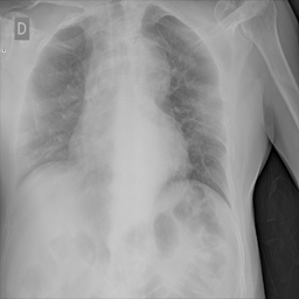
#> input picture Test/Normal_Data/COVID-2244.png, 299 x 299 px
$ python clahe.py
#> lines starting #> are read from the running program, lines starting #| are printed output that depends on the picture
import cv2
import numpy as np
import os

filename=input("enter the filename:")
#> the answer given: ../Test/Normal_Data/COVID-2244.png
image = cv2.imread(filename,0)
#> image is the input picture: shape (299, 299); min 0, max 213, mean 150.1
clahe = cv2.createCLAHE(clipLimit=2.0, tileGridSize=(10,10))
cl1 = clahe.apply(image)
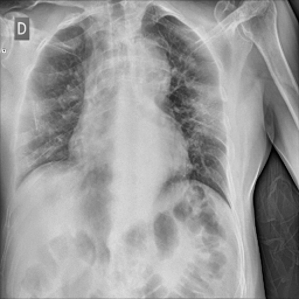
#> cl1: shape (299, 299); min 1, max 230, mean 154.2
filename=filename+"10.png"
cv2.imwrite(filename,cl1)
cv2.imshow("CLAHE",cl1)
cv2.waitKey(0)
cv2.destroyAllWindows()

$ run again, on Test/Normal_Data/COVID-2407.png
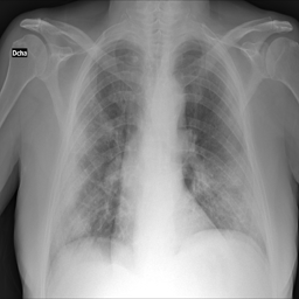
#> input picture Test/Normal_Data/COVID-2407.png, 299 x 299 px
#> image is the input picture: shape (299, 299); min 0, max 255, mean 141
#> `cl1 = clahe.apply(image)`:
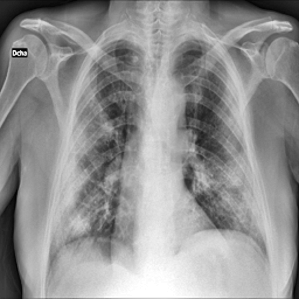
#> cl1: shape (299, 299); min 1, max 255, mean 146.9
